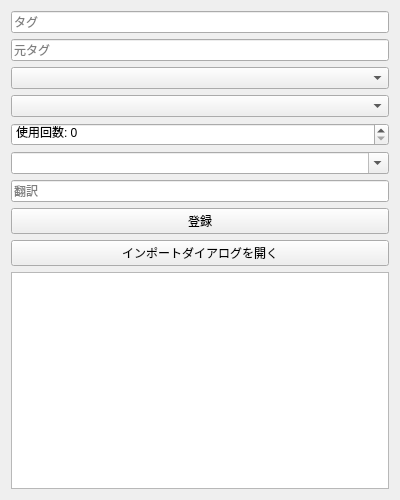
<?xml version="1.0" encoding="UTF-8"?>
<ui version="4.0">
 <class>TagRegisterWidget</class>
 <widget class="QWidget" name="TagRegisterWidget">
  <property name="geometry">
   <rect>
    <x>0</x>
    <y>0</y>
    <width>400</width>
    <height>500</height>
   </rect>
  </property>
  <property name="windowTitle">
   <string>タグ登録</string>
  </property>
  <layout class="QVBoxLayout" name="verticalLayout">
   <item>
    <widget class="QLineEdit" name="lineEditTag">
     <property name="placeholderText">
      <string>タグ</string>
     </property>
    </widget>
   </item>
   <item>
    <widget class="QLineEdit" name="lineEditSourceTag">
     <property name="placeholderText">
      <string>元タグ</string>
     </property>
    </widget>
   </item>
   <item>
    <widget class="QComboBox" name="comboBoxFormat">
     <property name="placeholderText">
      <string>フォーマット</string>
     </property>
    </widget>
   </item>
   <item>
    <widget class="QComboBox" name="comboBoxType">
     <property name="placeholderText">
      <string>タイプ</string>
     </property>
    </widget>
   </item>
   <item>
    <widget class="QSpinBox" name="spinBoxUseCount">
     <property name="prefix">
      <string>使用回数: </string>
     </property>
     <property name="maximum">
      <number>1000000</number>
     </property>
    </widget>
   </item>
   <item>
    <widget class="QComboBox" name="comboBoxLanguage">
     <property name="editable">
      <bool>true</bool>
     </property>
     <property name="placeholderText">
      <string>言語</string>
     </property>
    </widget>
   </item>
   <item>
    <widget class="QLineEdit" name="lineEditTranslation">
     <property name="placeholderText">
      <string>翻訳</string>
     </property>
    </widget>
   </item>
   <item>
    <widget class="QPushButton" name="pushButtonRegister">
     <property name="text">
      <string>登録</string>
     </property>
    </widget>
   </item>
   <item>
    <widget class="QPushButton" name="pushButtonImport">
     <property name="text">
      <string>インポートダイアログを開く</string>
     </property>
    </widget>
   </item>
   <item>
    <widget class="QTextEdit" name="textEditOutput">
     <property name="readOnly">
      <bool>true</bool>
     </property>
    </widget>
   </item>
  </layout>
 </widget>
 <resources/>
 <connections/>
</ui>
